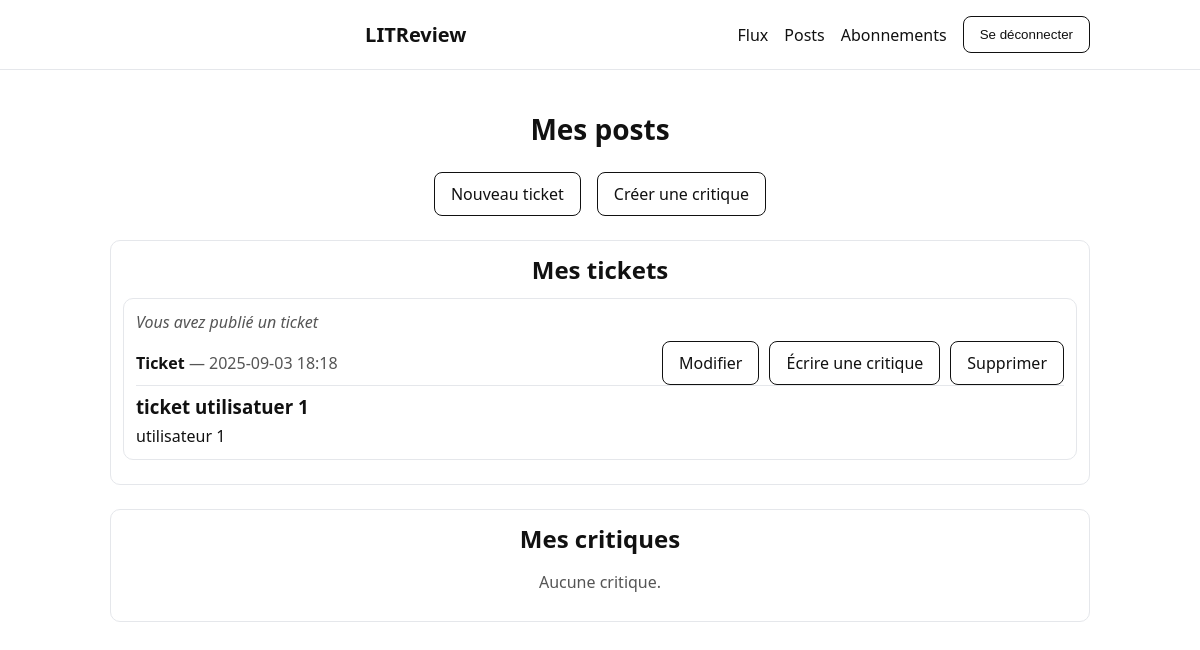
/mes-posts/ (signed in), run on an earlier commit of the app's database.
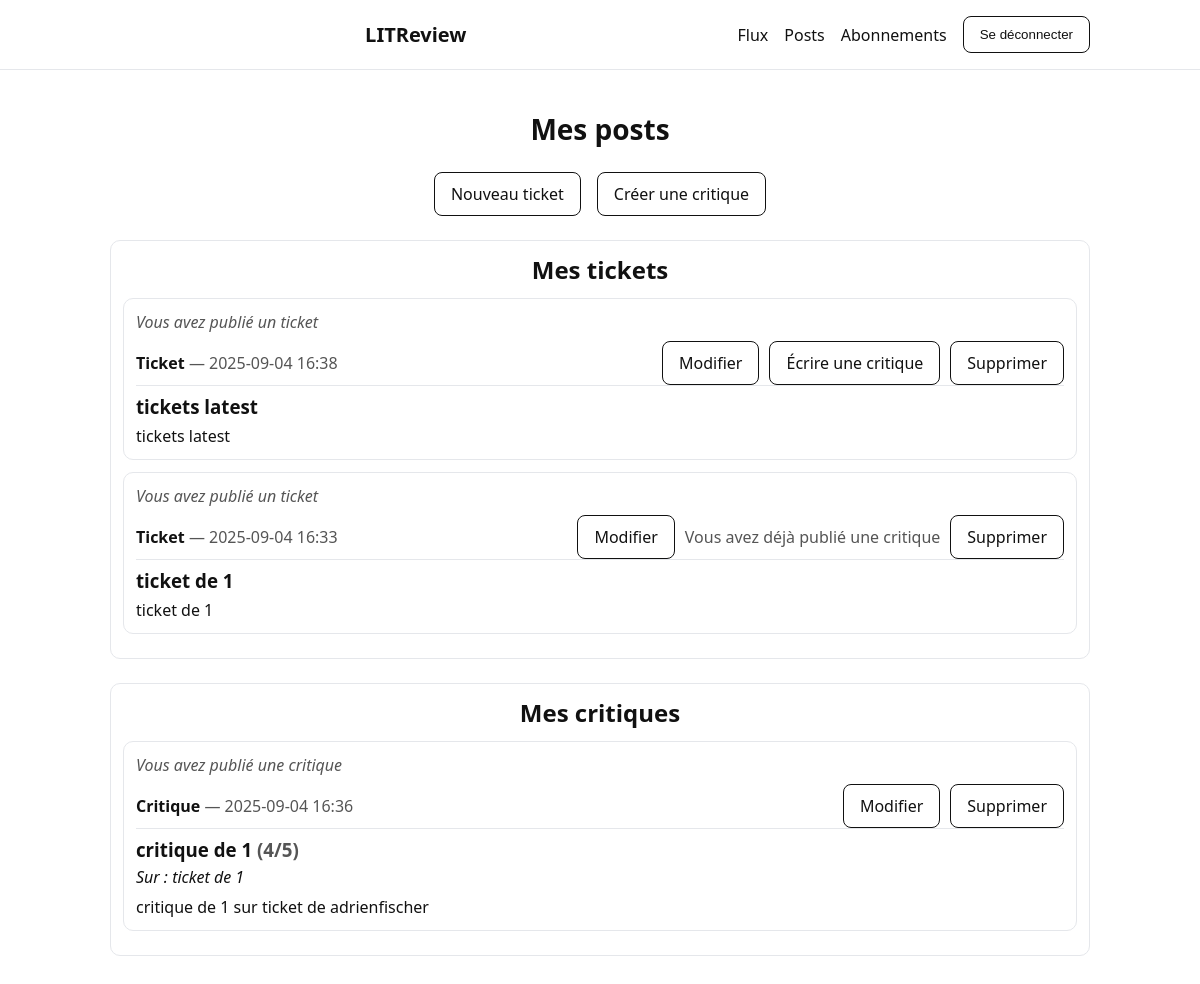
And on a later commit of the database.
### reviews/models.py (models this page shows, shortened)
class Ticket(models.Model):
    title = models.CharField(max_length=128)  # titre du ticket (obligatoire)
    description = models.TextField(max_length=2048, blank=True)  # description (facultative)
    user = models.ForeignKey(to=settings.AUTH_USER_MODEL, on_delete=models.CASCADE)
    image = models.ImageField(upload_to="tickets/", null=True, blank=True)
    time_created = models.DateTimeField(auto_now_add=True)

class Review(models.Model):
    ticket = models.ForeignKey(
        to=Ticket, on_delete=models.CASCADE, related_name="reviews"
    )
    rating = models.PositiveSmallIntegerField(
        validators=[MinValueValidator(0), MaxValueValidator(5)]
    )
    headline = models.CharField(max_length=128)  # titre court de la critique
    body = models.TextField(max_length=8192, blank=True)  # texte principal (facultatif)
    user = models.ForeignKey(to=settings.AUTH_USER_MODEL, on_delete=models.CASCADE)
    time_created = models.DateTimeField(auto_now_add=True)
    class Meta:
        constraints = [
            models.UniqueConstraint(
                fields=["ticket", "user"], name="unique_review_per_user_and_ticket"
            )
        ]

### reviews/views.py (the view)
# urls.py: path("mes-posts/", views.my_posts, name="my_posts"),
@login_required
def my_posts(request):
    user_review_exists = Review.objects.filter(ticket=OuterRef("pk"), user=request.user)
    my_tickets = (
        Ticket.objects
        .filter(user=request.user)
        .order_by("-time_created")
        .annotate(has_reviewed=Exists(user_review_exists))
    )
    my_reviews = Review.objects.filter(user=request.user).select_related("ticket").order_by("-time_created")
    return render(request, "my_posts.html", {"tickets": my_tickets, "reviews": my_reviews})

### reviews/templates/my_posts.html (shortened to what this page needs)
{% extends "base.html" %}
{% block content %}
  <h1 style="font-size:28px; margin:8px 0 24px; text-align:center;">Mes posts</h1>
  <div class="grid2" style="margin-bottom:24px;">
    <a href="{% url 'ticket_create' %}" class="btn">Nouveau ticket</a>
    <a href="{% url 'review_create_combo' %}" class="btn">Créer une critique</a>
  </div>
  <section class="card" style="max-width:980px; margin:0 auto 24px;">
    <h2 style="margin:0 0 12px; text-align:center;">Mes tickets</h2>
    {% if tickets %}
      <ul style="list-style:none; padding:0; margin:0;">
        {% for t in tickets %}
          <li class="card" style="margin:12px 0;">
            <p style="font-style:italic; color:#555; margin:0 0 8px;">Vous avez publié un ticket</p>
            <header style="display:flex; justify-content:space-between; align-items:center; gap:16px; flex-wrap:wrap;">
              <div>
                <strong>Ticket</strong>
                <span class="muted"> — {{ t.time_created|date:"Y-m-d H:i" }}</span>
              </div>
              <div style="display:flex; gap:10px; flex-wrap:wrap;">
                <a href="{% url 'ticket_update' t.pk %}" class="btn">Modifier</a>
                {% if not t.has_reviewed %}
                  <a href="{% url 'review_create_from_ticket' t.pk %}" class="btn">Écrire une critique</a>
                {% else %}
                  <span class="muted" style="align-self:center;">Vous avez déjà publié une critique</span>
                {% endif %}
                <a href="{% url 'ticket_delete' t.pk %}" class="btn">Supprimer</a>
              </div>
            </header>
            <h3 style="margin:8px 0 6px;">{{ t.title }}</h3>
            {% if t.description %}
              <p style="margin:6px 0 0;">{{ t.description }}</p>
            {% endif %}
          </li>
        {% endfor %}
      </ul>
    {% else %}
      {% comment %} Message affiché si l’utilisateur n’a créé aucun ticket {% endcomment %}
      <p class="muted" style="text-align:center;">Aucun ticket.</p>
    {% endif %}
  </section>
  <section class="card" style="max-width:980px; margin:0 auto;">
    <h2 style="margin:0 0 12px; text-align:center;">Mes critiques</h2>
    {% if reviews %}
      <ul style="list-style:none; padding:0; margin:0;">
        {% for r in reviews %}
          <li class="card" style="margin:12px 0;">
            <p style="font-style:italic; color:#555; margin:0 0 8px;">Vous avez publié une critique</p>
            <header style="display:flex; justify-content:space-between; align-items:center; gap:16px; flex-wrap:wrap;">
              <div>
                <strong>Critique</strong>
                <span class="muted"> — {{ r.time_created|date:"Y-m-d H:i" }}</span>
              </div>
              <div style="display:flex; gap:10px; flex-wrap:wrap;">
                <a href="{% url 'review_update' r.pk %}" class="btn">Modifier</a>
                <a href="{% url 'review_delete' r.pk %}" class="btn">Supprimer</a>
              </div>
            </header>
            <h3 style="margin:8px 0 4px;">{{ r.headline }} <span class="muted">({{ r.rating }}/5)</span></h3>
            <p style="margin:4px 0 8px;"><em>Sur : {{ r.ticket.title }}</em></p>
            {% if r.body %}<p style="margin:0;">{{ r.body }}</p>{% endif %}
          </li>
        {% endfor %}
      </ul>
    {% else %}
      <p class="muted" style="text-align:center;">Aucune critique.</p>
    {% endif %}
  </section>
{% endblock %}

### reviews/templates/base.html (shortened to what this page needs)
<!doctype html>
<html lang="fr">
  <head>
  </head>
  <body>
    <header>
      <div class="container" style="display:flex;align-items:center;justify-content:space-between;">
        <span class="brand">LITReview</span>
        {% if request.user.is_authenticated %}
          <nav style="display:flex;align-items:center;">
            <a href="{% url 'feed' %}">Flux</a>
            <a href="{% url 'my_posts' %}">Posts</a>
            <a href="{% url 'subscriptions' %}">Abonnements</a>
            <form method="post" action="{% url 'logout' %}" style="display:inline">
              <button type="submit" class="btn">Se déconnecter</button>
            </form>
          </nav>
        {% endif %}
      </div>
    </header>
    <div class="container">
      <main>{% block content %}{% endblock %}</main>
    </div>
  </body>
</html>

What changed in the data, as far as the page shows it:
removed Ticket: time_created "2025-09-03 18:18", shows "Écrire une critique", title "ticket utilisatuer 1", description "utilisateur 1"
added Ticket: time_created "2025-09-04 16:38", shows "Écrire une critique", title "tickets latest", description "tickets latest"
added Ticket: time_created "2025-09-04 16:33", shows "Vous avez déjà publié une critique", title "ticket de 1", description "ticket de 1"
added Review: time_created "2025-09-04 16:36", headline "critique de 1", rating "4", ticket "ticket de 1", body "critique de 1 sur ticket de adrienfischer"
Also different on the page:
text no longer shown: "Aucune critique."
